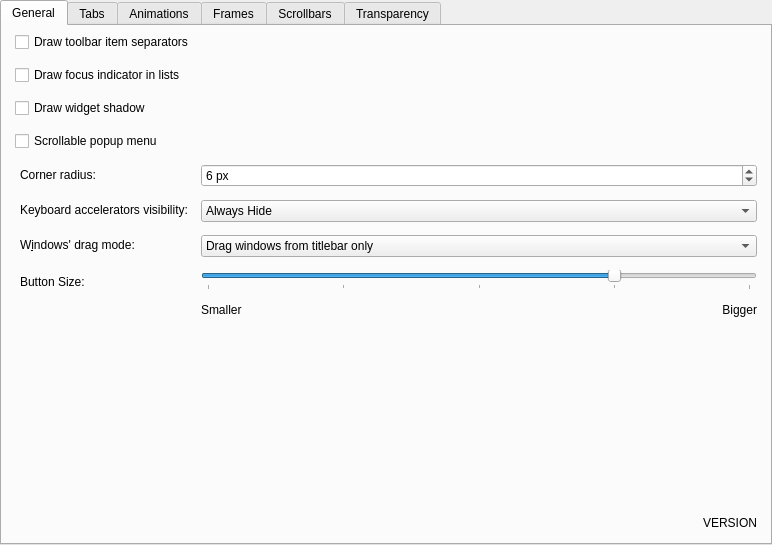
<?xml version="1.0" encoding="UTF-8"?>
<ui version="4.0">
 <class>DarklyStyleConfig</class>
 <widget class="QWidget" name="DarklyStyleConfig">
  <property name="geometry">
   <rect>
    <x>0</x>
    <y>0</y>
    <width>772</width>
    <height>545</height>
   </rect>
  </property>
  <property name="sizePolicy">
   <sizepolicy hsizetype="Preferred" vsizetype="Preferred">
    <horstretch>0</horstretch>
    <verstretch>0</verstretch>
   </sizepolicy>
  </property>
  <layout class="QVBoxLayout" name="verticalLayout_2">
   <property name="leftMargin">
    <number>0</number>
   </property>
   <property name="topMargin">
    <number>0</number>
   </property>
   <property name="rightMargin">
    <number>0</number>
   </property>
   <property name="bottomMargin">
    <number>0</number>
   </property>
   <item>
    <widget class="QTabWidget" name="tabWidget">
     <property name="sizePolicy">
      <sizepolicy hsizetype="Expanding" vsizetype="Expanding">
       <horstretch>0</horstretch>
       <verstretch>0</verstretch>
      </sizepolicy>
     </property>
     <property name="maximumSize">
      <size>
       <width>16777215</width>
       <height>16777215</height>
      </size>
     </property>
     <property name="currentIndex">
      <number>0</number>
     </property>
     <widget class="QWidget" name="General">
      <attribute name="title">
       <string>General</string>
      </attribute>
      <layout class="QGridLayout" name="gridLayout">
       <property name="sizeConstraint">
        <enum>QLayout::SizeConstraint::SetDefaultConstraint</enum>
       </property>
       <property name="leftMargin">
        <number>13</number>
       </property>
       <property name="topMargin">
        <number>6</number>
       </property>
       <property name="rightMargin">
        <number>13</number>
       </property>
       <property name="bottomMargin">
        <number>13</number>
       </property>
       <property name="spacing">
        <number>13</number>
       </property>
       <item row="0" column="1">
        <layout class="QVBoxLayout" name="verticalLayout_5">
         <property name="sizeConstraint">
          <enum>QLayout::SizeConstraint::SetMaximumSize</enum>
         </property>
         <item>
          <widget class="QCheckBox" name="_toolBarDrawItemSeparator">
           <property name="text">
            <string>Draw toolbar item separators</string>
           </property>
          </widget>
         </item>
         <item>
          <widget class="QCheckBox" name="_viewDrawFocusIndicator">
           <property name="text">
            <string>Draw focus indicator in lists</string>
           </property>
          </widget>
         </item>
         <item>
          <widget class="QCheckBox" name="_widgetDrawShadow">
           <property name="text">
            <string>Draw widget shadow</string>
           </property>
          </widget>
         </item>
         <item>
          <widget class="QCheckBox" name="_scrollableMenu">
           <property name="text">
            <string>Scrollable popup menu</string>
           </property>
          </widget>
         </item>
         <item>
          <layout class="QFormLayout" name="formLayout_4">
           <property name="labelAlignment">
            <set>Qt::AlignmentFlag::AlignLeading|Qt::AlignmentFlag::AlignLeft|Qt::AlignmentFlag::AlignVCenter</set>
           </property>
           <item row="0" column="0">
            <widget class="QLabel" name="_cornerRadiusLabel">
             <property name="text">
              <string>Corner radius:</string>
             </property>
             <property name="alignment">
              <set>Qt::AlignmentFlag::AlignBottom|Qt::AlignmentFlag::AlignLeading|Qt::AlignmentFlag::AlignLeft</set>
             </property>
             <property name="indent">
              <number>5</number>
             </property>
            </widget>
           </item>
           <item row="0" column="1">
            <widget class="QSpinBox" name="_cornerRadius">
             <property name="sizePolicy">
              <sizepolicy hsizetype="MinimumExpanding" vsizetype="Fixed">
               <horstretch>0</horstretch>
               <verstretch>0</verstretch>
              </sizepolicy>
             </property>
             <property name="suffix">
              <string> px</string>
             </property>
             <property name="minimum">
              <number>1</number>
             </property>
             <property name="maximum">
              <number>8</number>
             </property>
             <property name="value">
              <number>6</number>
             </property>
            </widget>
           </item>
           <item row="1" column="0">
            <widget class="QLabel" name="_mnemonicsLabel">
             <property name="text">
              <string>Keyboard accelerators visibility:</string>
             </property>
             <property name="alignment">
              <set>Qt::AlignmentFlag::AlignBottom|Qt::AlignmentFlag::AlignLeading|Qt::AlignmentFlag::AlignLeft</set>
             </property>
             <property name="indent">
              <number>5</number>
             </property>
            </widget>
           </item>
           <item row="1" column="1">
            <widget class="QComboBox" name="_mnemonicsMode">
             <property name="sizePolicy">
              <sizepolicy hsizetype="MinimumExpanding" vsizetype="Fixed">
               <horstretch>0</horstretch>
               <verstretch>0</verstretch>
              </sizepolicy>
             </property>
             <item>
              <property name="text">
               <string>Always Hide</string>
              </property>
             </item>
             <item>
              <property name="text">
               <string>When Needed</string>
              </property>
             </item>
             <item>
              <property name="text">
               <string>Always Show</string>
              </property>
             </item>
            </widget>
           </item>
           <item row="2" column="0">
            <widget class="QLabel" name="_windowDragLabel">
             <property name="sizePolicy">
              <sizepolicy hsizetype="Preferred" vsizetype="Preferred">
               <horstretch>0</horstretch>
               <verstretch>0</verstretch>
              </sizepolicy>
             </property>
             <property name="text">
              <string>W&amp;indows' drag mode:</string>
             </property>
             <property name="alignment">
              <set>Qt::AlignmentFlag::AlignBottom|Qt::AlignmentFlag::AlignLeading|Qt::AlignmentFlag::AlignLeft</set>
             </property>
             <property name="indent">
              <number>5</number>
             </property>
             <property name="buddy">
              <cstring>_windowDragMode</cstring>
             </property>
            </widget>
           </item>
           <item row="2" column="1">
            <widget class="QComboBox" name="_windowDragMode">
             <property name="sizePolicy">
              <sizepolicy hsizetype="MinimumExpanding" vsizetype="Fixed">
               <horstretch>0</horstretch>
               <verstretch>0</verstretch>
              </sizepolicy>
             </property>
             <item>
              <property name="text">
               <string>Drag windows from titlebar only</string>
              </property>
             </item>
             <item>
              <property name="text">
               <string>Drag windows from titlebar, menubar and toolbars</string>
              </property>
             </item>
             <item>
              <property name="text">
               <string>Drag windows from all empty areas</string>
              </property>
             </item>
            </widget>
           </item>
           <item row="3" column="0">
            <widget class="QLabel" name="label_2">
             <property name="layoutDirection">
              <enum>Qt::LayoutDirection::LeftToRight</enum>
             </property>
             <property name="text">
              <string>Button Size:</string>
             </property>
             <property name="indent">
              <number>5</number>
             </property>
            </widget>
           </item>
           <item row="3" column="1">
            <layout class="QFormLayout" name="formLayout_2">
             <item row="0" column="0" colspan="2">
              <widget class="QSlider" name="_buttonSize">
               <property name="minimum">
                <number>-2</number>
               </property>
               <property name="maximum">
                <number>6</number>
               </property>
               <property name="singleStep">
                <number>1</number>
               </property>
               <property name="sliderPosition">
                <number>4</number>
               </property>
               <property name="orientation">
                <enum>Qt::Orientation::Horizontal</enum>
               </property>
               <property name="tickPosition">
                <enum>QSlider::TickPosition::TicksBelow</enum>
               </property>
               <property name="tickInterval">
                <number>2</number>
               </property>
              </widget>
             </item>
             <item row="1" column="0" colspan="2">
              <layout class="QHBoxLayout" name="horizontalLayout_4">
               <item>
                <widget class="QLabel" name="label_3">
                 <property name="text">
                  <string>Smaller</string>
                 </property>
                </widget>
               </item>
               <item>
                <widget class="QLabel" name="label_4">
                 <property name="text">
                  <string>Bigger</string>
                 </property>
                 <property name="alignment">
                  <set>Qt::AlignmentFlag::AlignRight|Qt::AlignmentFlag::AlignTrailing|Qt::AlignmentFlag::AlignVCenter</set>
                 </property>
                </widget>
               </item>
              </layout>
             </item>
            </layout>
           </item>
          </layout>
         </item>
         <item>
          <widget class="QLabel" name="_versionNumber">
           <property name="layoutDirection">
            <enum>Qt::LayoutDirection::RightToLeft</enum>
           </property>
           <property name="text">
            <string>VERSION</string>
           </property>
           <property name="alignment">
            <set>Qt::AlignmentFlag::AlignBottom|Qt::AlignmentFlag::AlignRight|Qt::AlignmentFlag::AlignTrailing</set>
           </property>
          </widget>
         </item>
        </layout>
       </item>
      </layout>
     </widget>
     <widget class="QWidget" name="Tabs">
      <attribute name="title">
       <string>Tabs</string>
      </attribute>
      <widget class="QWidget" name="verticalLayoutWidget">
       <property name="geometry">
        <rect>
         <x>10</x>
         <y>0</y>
         <width>311</width>
         <height>338</height>
        </rect>
       </property>
       <layout class="QVBoxLayout" name="verticalLayout_4">
        <property name="spacing">
         <number>10</number>
        </property>
        <property name="sizeConstraint">
         <enum>QLayout::SizeConstraint::SetMinimumSize</enum>
        </property>
        <property name="leftMargin">
         <number>2</number>
        </property>
        <property name="topMargin">
         <number>4</number>
        </property>
        <item>
         <widget class="QRadioButton" name="_defaultTabbar">
          <property name="text">
           <string>Default tabbar</string>
          </property>
          <property name="checked">
           <bool>true</bool>
          </property>
         </widget>
        </item>
        <item>
         <widget class="QRadioButton" name="_oldTabbar">
          <property name="text">
           <string>Old tabbar</string>
          </property>
         </widget>
        </item>
        <item>
         <widget class="QRadioButton" name="_tabBarAltStyle">
          <property name="text">
           <string>„TabBarAltStyle”</string>
          </property>
         </widget>
        </item>
        <item>
         <widget class="QCheckBox" name="_tabBarDrawCenteredTabs">
          <property name="text">
           <string>Center tabbar tabs</string>
          </property>
         </widget>
        </item>
        <item>
         <widget class="QCheckBox" name="_tabDrawHighlight">
          <property name="text">
           <string>Draw highlight on active tab</string>
          </property>
         </widget>
        </item>
        <item>
         <widget class="QCheckBox" name="_unifiedTabBarKonsole">
          <property name="text">
           <string>Unify konsole tab bar with header area</string>
          </property>
         </widget>
        </item>
        <item>
         <widget class="QCheckBox" name="_tabUseHighlightColor">
          <property name="text">
           <string>Use highlight color as selected tab background</string>
          </property>
         </widget>
        </item>
        <item>
         <widget class="QCheckBox" name="_adjustToDarkThemes">
          <property name="text">
           <string>Custom tabbar background</string>
          </property>
         </widget>
        </item>
        <item>
         <widget class="KColorButton" name="_tabBGColor">
          <property name="minimumSize">
           <size>
            <width>0</width>
            <height>40</height>
           </size>
          </property>
          <property name="maximumSize">
           <size>
            <width>128</width>
            <height>16777215</height>
           </size>
          </property>
          <property name="text">
           <string>Tabbar background</string>
          </property>
          <property name="color">
           <color alpha="160">
            <red>0</red>
            <green>0</green>
            <blue>0</blue>
           </color>
          </property>
          <property name="defaultColor">
           <color alpha="160">
            <red>0</red>
            <green>0</green>
            <blue>0</blue>
           </color>
          </property>
          <property name="alphaChannelEnabled">
           <bool>true</bool>
          </property>
         </widget>
        </item>
       </layout>
      </widget>
     </widget>
     <widget class="QWidget" name="Animations">
      <attribute name="title">
       <string>Animations</string>
      </attribute>
      <layout class="QGridLayout" name="gridLayout_5">
       <property name="leftMargin">
        <number>11</number>
       </property>
       <property name="topMargin">
        <number>6</number>
       </property>
       <property name="rightMargin">
        <number>13</number>
       </property>
       <property name="bottomMargin">
        <number>13</number>
       </property>
       <property name="spacing">
        <number>13</number>
       </property>
       <item row="1" column="0">
        <layout class="QVBoxLayout" name="verticalLayout_8">
         <property name="leftMargin">
          <number>2</number>
         </property>
         <item>
          <widget class="QCheckBox" name="_animationsEnabled">
           <property name="text">
            <string>Enable animations</string>
           </property>
          </widget>
         </item>
         <item>
          <layout class="QFormLayout" name="formLayout_3">
           <item row="0" column="0">
            <widget class="QLabel" name="_animationsDurationLabel">
             <property name="enabled">
              <bool>false</bool>
             </property>
             <property name="text">
              <string>A&amp;nimations duration:</string>
             </property>
             <property name="alignment">
              <set>Qt::AlignmentFlag::AlignBottom|Qt::AlignmentFlag::AlignRight|Qt::AlignmentFlag::AlignTrailing</set>
             </property>
             <property name="indent">
              <number>5</number>
             </property>
             <property name="buddy">
              <cstring>_animationsDuration</cstring>
             </property>
            </widget>
           </item>
           <item row="0" column="1">
            <widget class="QSpinBox" name="_animationsDuration">
             <property name="enabled">
              <bool>false</bool>
             </property>
             <property name="sizePolicy">
              <sizepolicy hsizetype="MinimumExpanding" vsizetype="Fixed">
               <horstretch>0</horstretch>
               <verstretch>0</verstretch>
              </sizepolicy>
             </property>
             <property name="suffix">
              <string> ms</string>
             </property>
             <property name="maximum">
              <number>500</number>
             </property>
            </widget>
           </item>
          </layout>
         </item>
        </layout>
       </item>
      </layout>
     </widget>
     <widget class="QWidget" name="Frames">
      <attribute name="title">
       <string>Frames</string>
      </attribute>
      <layout class="QVBoxLayout" name="verticalLayout_3">
       <item>
        <layout class="QVBoxLayout" name="verticalLayout_6">
         <property name="spacing">
          <number>13</number>
         </property>
         <property name="leftMargin">
          <number>7</number>
         </property>
         <property name="topMargin">
          <number>0</number>
         </property>
         <property name="rightMargin">
          <number>10</number>
         </property>
         <property name="bottomMargin">
          <number>13</number>
         </property>
         <item>
          <widget class="QCheckBox" name="_transparentDolphinView">
           <property name="text">
            <string>Transparent Dolphin view</string>
           </property>
          </widget>
         </item>
         <item>
          <widget class="QCheckBox" name="_dockWidgetDrawFrame">
           <property name="text">
            <string>Draw frame around dockable panels</string>
           </property>
          </widget>
         </item>
         <item>
          <widget class="QCheckBox" name="_titleWidgetDrawFrame">
           <property name="text">
            <string>Draw frame around page titles</string>
           </property>
          </widget>
         </item>
         <item>
          <widget class="QCheckBox" name="_kTextEditDrawFrame">
           <property name="text">
            <string>Draw frame around KTextEdit</string>
           </property>
          </widget>
         </item>
         <item>
          <widget class="QCheckBox" name="_roundedRubberBandFrame">
           <property name="toolTip">
            <string>This makes the selection rectangle frame rounded</string>
           </property>
           <property name="text">
            <string>Draw rounded frame on rubber band control</string>
           </property>
          </widget>
         </item>
         <item>
          <widget class="QCheckBox" name="_menuItemDrawThinFocus">
           <property name="text">
            <string>Draw a thin line to indicate focus in menus and menubars</string>
           </property>
          </widget>
         </item>
         <item>
          <widget class="QCheckBox" name="_sidePanelDrawFrame">
           <property name="text">
            <string>Draw frame around side panels</string>
           </property>
          </widget>
         </item>
        </layout>
       </item>
       <item>
        <spacer name="verticalSpacer">
         <property name="orientation">
          <enum>Qt::Orientation::Vertical</enum>
         </property>
         <property name="sizeHint" stdset="0">
          <size>
           <width>20</width>
           <height>40</height>
          </size>
         </property>
        </spacer>
       </item>
      </layout>
     </widget>
     <widget class="QWidget" name="Scrollbars">
      <attribute name="title">
       <string>Scrollbars</string>
      </attribute>
      <layout class="QGridLayout" name="gridLayout_6">
       <property name="leftMargin">
        <number>13</number>
       </property>
       <item row="0" column="0">
        <layout class="QVBoxLayout" name="verticalLayout_7">
         <property name="leftMargin">
          <number>2</number>
         </property>
         <item>
          <widget class="QCheckBox" name="_renderThinSeperatorBetweenTheScrollBar">
           <property name="text">
            <string>Render a thin separator between the scrollbar</string>
           </property>
          </widget>
         </item>
         <item>
          <layout class="QFormLayout" name="formLayout">
           <item row="1" column="1">
            <widget class="QComboBox" name="_scrollBarAddLineButtons">
             <property name="sizePolicy">
              <sizepolicy hsizetype="MinimumExpanding" vsizetype="Fixed">
               <horstretch>0</horstretch>
               <verstretch>0</verstretch>
              </sizepolicy>
             </property>
             <item>
              <property name="text">
               <string>No Buttons</string>
              </property>
             </item>
             <item>
              <property name="text">
               <string>One Button</string>
              </property>
             </item>
             <item>
              <property name="text">
               <string>Two Buttons</string>
              </property>
             </item>
            </widget>
           </item>
           <item row="1" column="0">
            <widget class="QLabel" name="_scrollBarAddLineLabel">
             <property name="text">
              <string>Bottom arrow button t&amp;ype:</string>
             </property>
             <property name="alignment">
              <set>Qt::AlignmentFlag::AlignBottom|Qt::AlignmentFlag::AlignLeading|Qt::AlignmentFlag::AlignLeft</set>
             </property>
             <property name="indent">
              <number>5</number>
             </property>
             <property name="buddy">
              <cstring>_scrollBarAddLineButtons</cstring>
             </property>
            </widget>
           </item>
           <item row="0" column="1">
            <widget class="QComboBox" name="_scrollBarSubLineButtons">
             <property name="sizePolicy">
              <sizepolicy hsizetype="MinimumExpanding" vsizetype="Fixed">
               <horstretch>0</horstretch>
               <verstretch>0</verstretch>
              </sizepolicy>
             </property>
             <item>
              <property name="text">
               <string>No Buttons</string>
              </property>
             </item>
             <item>
              <property name="text">
               <string>One Button</string>
              </property>
             </item>
             <item>
              <property name="text">
               <string>Two Buttons</string>
              </property>
             </item>
            </widget>
           </item>
           <item row="0" column="0">
            <widget class="QLabel" name="_scrollBarSubLineLabel">
             <property name="text">
              <string>&amp;Top arrow button type:       </string>
             </property>
             <property name="alignment">
              <set>Qt::AlignmentFlag::AlignBottom|Qt::AlignmentFlag::AlignLeading|Qt::AlignmentFlag::AlignLeft</set>
             </property>
             <property name="indent">
              <number>5</number>
             </property>
             <property name="buddy">
              <cstring>_scrollBarSubLineButtons</cstring>
             </property>
            </widget>
           </item>
          </layout>
         </item>
        </layout>
       </item>
      </layout>
     </widget>
     <widget class="QWidget" name="Transparency">
      <attribute name="title">
       <string>Transparency</string>
      </attribute>
      <layout class="QGridLayout" name="gridLayout_2">
       <item row="1" column="0">
        <layout class="QFormLayout" name="formLayout_6">
         <item row="0" column="0">
          <widget class="QLabel" name="_menuGroupDescription">
           <property name="text">
            <string>Menu:     </string>
           </property>
           <property name="alignment">
            <set>Qt::AlignmentFlag::AlignBottom|Qt::AlignmentFlag::AlignLeading|Qt::AlignmentFlag::AlignLeft</set>
           </property>
           <property name="indent">
            <number>5</number>
           </property>
          </widget>
         </item>
         <item row="0" column="1">
          <layout class="QHBoxLayout" name="horizontalLayout_5">
           <item>
            <widget class="QSlider" name="_menuOpacity">
             <property name="toolTip">
              <string>This changes the menu items transparency</string>
             </property>
             <property name="minimum">
              <number>0</number>
             </property>
             <property name="maximum">
              <number>100</number>
             </property>
             <property name="singleStep">
              <number>1</number>
             </property>
             <property name="pageStep">
              <number>10</number>
             </property>
             <property name="value">
              <number>100</number>
             </property>
             <property name="orientation">
              <enum>Qt::Orientation::Horizontal</enum>
             </property>
             <property name="invertedAppearance">
              <bool>false</bool>
             </property>
             <property name="invertedControls">
              <bool>false</bool>
             </property>
             <property name="tickPosition">
              <enum>QSlider::TickPosition::TicksBelow</enum>
             </property>
             <property name="tickInterval">
              <number>10</number>
             </property>
            </widget>
           </item>
           <item>
            <widget class="QSpinBox" name="_menuOpacitySpinBox">
             <property name="suffix">
              <string>%</string>
             </property>
             <property name="maximum">
              <number>100</number>
             </property>
            </widget>
           </item>
          </layout>
         </item>
         <item row="1" column="0">
          <widget class="QLabel" name="label_5">
           <property name="text">
            <string>Sidebars:</string>
           </property>
           <property name="alignment">
            <set>Qt::AlignmentFlag::AlignBottom|Qt::AlignmentFlag::AlignLeading|Qt::AlignmentFlag::AlignLeft</set>
           </property>
           <property name="indent">
            <number>5</number>
           </property>
          </widget>
         </item>
         <item row="1" column="1">
          <layout class="QHBoxLayout" name="horizontalLayout_8">
           <item>
            <widget class="QSlider" name="_sidebarOpacity">
             <property name="toolTip">
              <string>This changes the Dolphin sidebar transparency</string>
             </property>
             <property name="maximum">
              <number>100</number>
             </property>
             <property name="singleStep">
              <number>1</number>
             </property>
             <property name="pageStep">
              <number>10</number>
             </property>
             <property name="value">
              <number>100</number>
             </property>
             <property name="sliderPosition">
              <number>100</number>
             </property>
             <property name="orientation">
              <enum>Qt::Orientation::Horizontal</enum>
             </property>
             <property name="invertedAppearance">
              <bool>false</bool>
             </property>
             <property name="invertedControls">
              <bool>false</bool>
             </property>
             <property name="tickPosition">
              <enum>QSlider::TickPosition::TicksBelow</enum>
             </property>
             <property name="tickInterval">
              <number>10</number>
             </property>
            </widget>
           </item>
           <item>
            <widget class="QSpinBox" name="_sidebarOpacitySpinBox">
             <property name="suffix">
              <string>%</string>
             </property>
             <property name="maximum">
              <number>100</number>
             </property>
            </widget>
           </item>
          </layout>
         </item>
         <item row="2" column="0">
          <widget class="QLabel" name="label_7">
           <property name="text">
            <string>Menubar:</string>
           </property>
           <property name="alignment">
            <set>Qt::AlignmentFlag::AlignBottom|Qt::AlignmentFlag::AlignLeading|Qt::AlignmentFlag::AlignLeft</set>
           </property>
           <property name="indent">
            <number>5</number>
           </property>
          </widget>
         </item>
         <item row="2" column="1">
          <layout class="QHBoxLayout" name="horizontalLayout_7">
           <item>
            <widget class="QSlider" name="_menuBarOpacity">
             <property name="toolTip">
              <string>This only works on color schemes which support transparency</string>
             </property>
             <property name="maximum">
              <number>100</number>
             </property>
             <property name="value">
              <number>100</number>
             </property>
             <property name="orientation">
              <enum>Qt::Orientation::Horizontal</enum>
             </property>
             <property name="tickPosition">
              <enum>QSlider::TickPosition::TicksBelow</enum>
             </property>
             <property name="tickInterval">
              <number>10</number>
             </property>
            </widget>
           </item>
           <item>
            <widget class="QSpinBox" name="_menuBarOpacitySpinBox">
             <property name="suffix">
              <string>%</string>
             </property>
             <property name="maximum">
              <number>100</number>
             </property>
            </widget>
           </item>
          </layout>
         </item>
        </layout>
       </item>
       <item row="0" column="0">
        <layout class="QHBoxLayout" name="horizontalLayout">
         <item>
          <widget class="QLabel" name="label_6">
           <property name="sizePolicy">
            <sizepolicy hsizetype="Preferred" vsizetype="Maximum">
             <horstretch>0</horstretch>
             <verstretch>0</verstretch>
            </sizepolicy>
           </property>
           <property name="text">
            <string>Transparent</string>
           </property>
           <property name="indent">
            <number>73</number>
           </property>
          </widget>
         </item>
         <item>
          <widget class="QLabel" name="label">
           <property name="sizePolicy">
            <sizepolicy hsizetype="Preferred" vsizetype="Maximum">
             <horstretch>0</horstretch>
             <verstretch>0</verstretch>
            </sizepolicy>
           </property>
           <property name="layoutDirection">
            <enum>Qt::LayoutDirection::LeftToRight</enum>
           </property>
           <property name="text">
            <string>Opaque</string>
           </property>
           <property name="alignment">
            <set>Qt::AlignmentFlag::AlignRight|Qt::AlignmentFlag::AlignTrailing|Qt::AlignmentFlag::AlignVCenter</set>
           </property>
           <property name="margin">
            <number>0</number>
           </property>
           <property name="indent">
            <number>93</number>
           </property>
          </widget>
         </item>
        </layout>
       </item>
       <item row="2" column="0">
        <spacer name="verticalSpacer_2">
         <property name="orientation">
          <enum>Qt::Orientation::Vertical</enum>
         </property>
         <property name="sizeHint" stdset="0">
          <size>
           <width>20</width>
           <height>40</height>
          </size>
         </property>
        </spacer>
       </item>
      </layout>
     </widget>
    </widget>
   </item>
  </layout>
 </widget>
 <customwidgets>
  <customwidget>
   <class>KColorButton</class>
   <extends>QPushButton</extends>
   <header>kcolorbutton.h</header>
  </customwidget>
 </customwidgets>
 <resources/>
 <connections>
  <connection>
   <sender>_animationsEnabled</sender>
   <signal>toggled(bool)</signal>
   <receiver>_animationsDurationLabel</receiver>
   <slot>setEnabled(bool)</slot>
   <hints>
    <hint type="sourcelabel">
     <x>90</x>
     <y>64</y>
    </hint>
    <hint type="destinationlabel">
     <x>84</x>
     <y>98</y>
    </hint>
   </hints>
  </connection>
  <connection>
   <sender>_animationsEnabled</sender>
   <signal>toggled(bool)</signal>
   <receiver>_animationsDuration</receiver>
   <slot>setEnabled(bool)</slot>
   <hints>
    <hint type="sourcelabel">
     <x>161</x>
     <y>64</y>
    </hint>
    <hint type="destinationlabel">
     <x>208</x>
     <y>98</y>
    </hint>
   </hints>
  </connection>
 </connections>
</ui>
